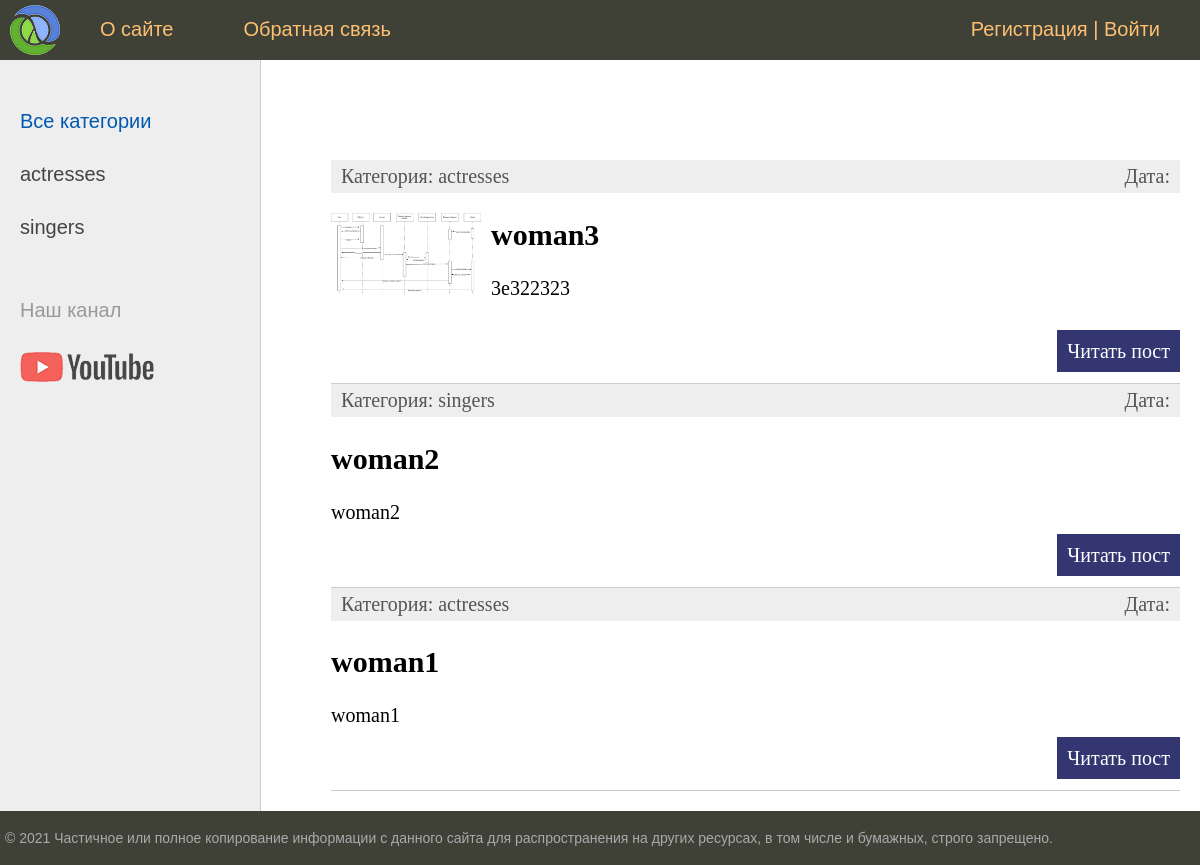
The app's page /, older data.
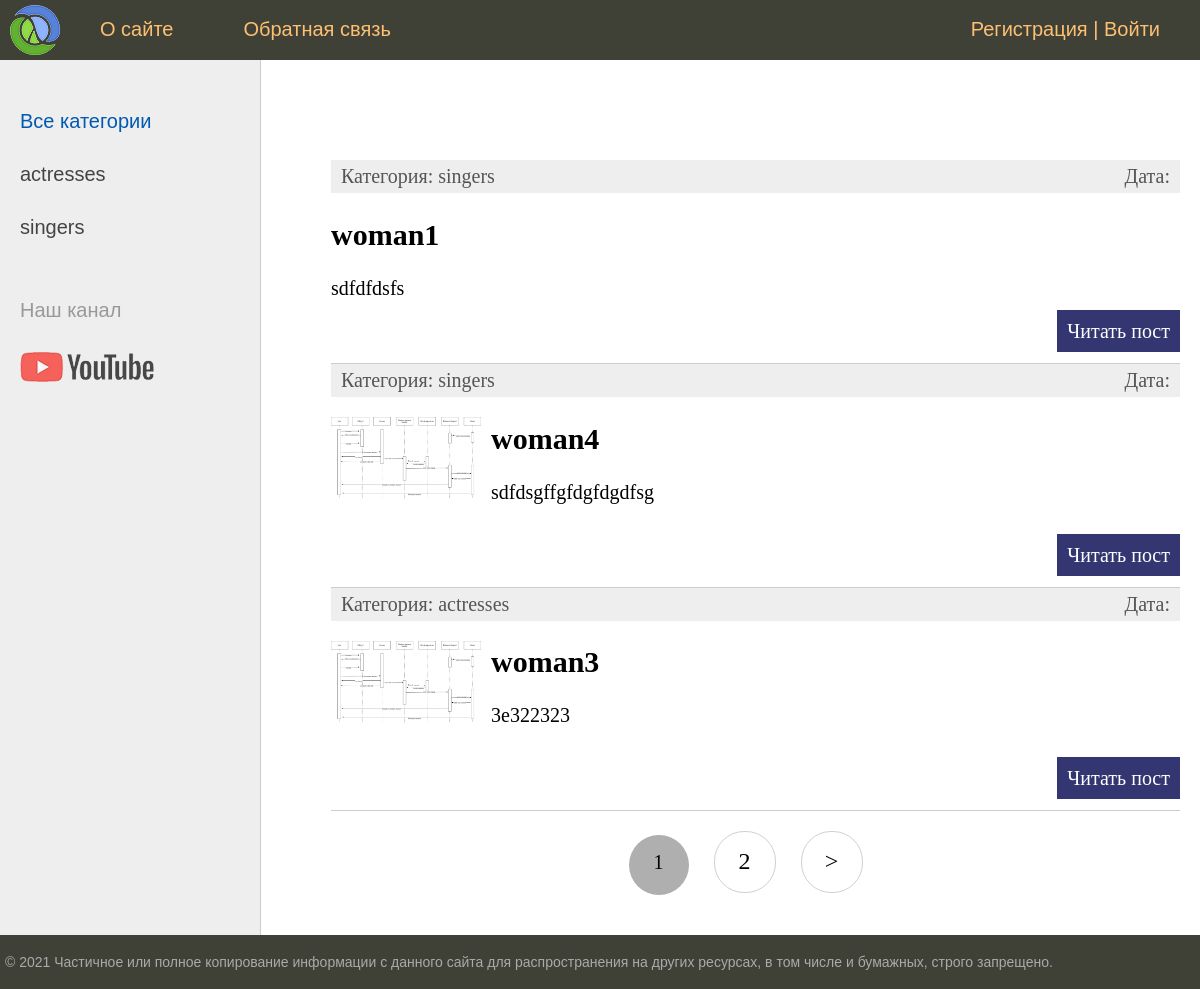
The same page, newer data.
### women/models.py (models this page shows, shortened)
class Category(models.Model):
    name = models.CharField(max_length=100, db_index=True, verbose_name='Categorie')
    slug = models.SlugField(max_length=255, verbose_name='category_clug')
    def __str__(self):
        return self.name
    def get_absolute_url(self):
        return reverse('category', kwargs={'cat_slug': self.slug})
    class Meta:
        verbose_name = 'Categories'
        verbose_name_plural = 'Categories'
        ordering = ['id']

class Women(models.Model):
    title = models.CharField(max_length=255, verbose_name='Custom_title')
    slug = models.SlugField(max_length=255, verbose_name='woman_slug', unique=True)
    content = models.TextField(blank=True)
    photo = models.ImageField(upload_to="photos/%Y/%m/%d/", blank=True)
    time_created = models.DateTimeField(auto_now_add=True)
    time_updated = models.DateTimeField(auto_now=True)
    is_published = models.BooleanField(default=True)
    cat = models.ForeignKey('Category', on_delete=models.PROTECT, null=True)
    def get_absolute_url(self):
        return reverse('post', kwargs={'post_slug': self.slug})
    class Meta:
        verbose_name = 'Famous womans'
        verbose_name_plural = 'Famous womans'
        ordering = ['-time_created', 'title']

### women/views.py (the view)
# urls.py: path('', WomenHome.as_view(), name='home'),
class WomenHome(DataMixin, ListView):
    model = Women
    template_name = 'women/index.html'
    context_object_name = 'posts'
    def get_context_data(self, *, object_list=None, **kwargs):
        context = super().get_context_data(**kwargs)
        c_def = self.get_user_context(title="Главная страница")
        return {**context, **c_def}
    def get_queryset(self):
        return Women.objects.filter(is_published=True).select_related('cat')

### women/utils.py (called while the page is built)
    def get_user_context(self, **kwargs):
        context = kwargs
        cats = Category.objects.annotate(Count('women'))
        user_menu = menu.copy()
        if not self.request.user.is_authenticated:
            user_menu.pop(1)
        context['menu'] = user_menu
        context['cats'] = cats
        if 'cat_selected' not in context:
            context['cat_selected'] = 0
        return context

### women/templates/women/index.html (shortened to what this page needs)
{% extends 'women/base.html' %}
{% block content %}
<ul class="list-articles">
	{% for p in posts %}
			<li><div class="article-panel">
	<p class="first">Категория: {{p.cat}}</p>
	<p class="last">Дата: {{p.time_update|date:"d-m-Y H:i:s"}}</p>
</div>
{% if p.photo %}
	<p><img class="img-article-left thumb" src="{{p.photo.url}}"></p>
{% endif %}
				<h2>{{p.title}}</h2>
	{% autoescape on %}
	{{p.content|linebreaks|truncatewords:50}}
	{% endautoescape %}
			<p class="link-read-post"><a href="{{ p.get_absolute_url }}">Читать пост</a></p>
			</li>
	{% endfor %}
</ul>
{% endblock %}

### women/templates/women/base.html (shortened to what this page needs)
{% load static %}
{% load women_tags %}
<!DOCTYPE html>
<html>
<head>
	<link type="text/css" href="{% static 'women/css/styles.css' %}" rel="stylesheet" />
</head>
<body>
<table class="table-page" border=0 cellpadding="0" cellspacing="0">
<tr><td valign=top>
{% block mainmenu %}
		<div class="header">
			<ul id="mainmenu" class="mainmenu">
			<li class="logo"><a href="{% url 'home' %}"><div class="logo"></div></a></li>
				{% for m in menu %}
							<li><a href="{% url m.url_name %}">{{m.title}}</a></li>
				{% endfor %}
				{% if request.user.is_authenticated %}
				<li class="last"> {{user.username}} | <a href="{% url 'logout' %}">Выйти</a></li>
				{% else %}
				<li class="last"><a href="{% url 'register' %}">Регистрация</a> | <a href="{% url 'login' %}">Войти</a></li>
				{% endif %}
			</ul>
		</div>
{% endblock mainmenu %}
<table class="table-content" border=0 cellpadding="0" cellspacing="0">
<tr>
	<td valign="top" class="left-chapters">
	<ul id="leftchapters">
{% if cat_selected == 0 %}
		<li class="selected">Все категории</li>
{% else %}
		<li><a href="{% url 'home' %}">Все категории</a></li>
{% endif %}
{% for c in cats %}
{% if c.women__count > 0 %}
	{% if c.pk == cat_selected %}
		<li class="selected">{{c.name}}</li>
	{% else %}
		<li><a href="{{ c.get_absolute_url }}">{{c.name}}</a></li>
	{% endif %}
{% endif %}
{% endfor %}
		<li class="share">
		<p>Наш канал</p>
		<a class="share-yt" href="https://www.youtube.com/channel/UClJzWfGWuGJL2t-3dYKcHTA/playlists" target="_blank" rel="nofollow"></a>
		</li>
	</ul>
</td>
<td valign="top" class="content">
	<div class="content-text">
{% block content %}
{% endblock %}
{% if page_obj.has_other_pages %}
<nav class="list-pages">
    <ul>
        {% for p in paginator.page_range %}
		{% if page_obj.number == p %}
        <li class="page-num page-num-selected">{{ p }}</li>
		{% elif p >= page_obj.number|add:-2 and p <= page_obj.number|add:2  %}
        <li class="page-num">
            <a href="?page={{ p }}">{{ p }}</a>
        </li>
		{% endif %}
        {% endfor %}
{% if page_obj.has_next %}
<li class="page-num">
	<a href="?page={{ page_obj.next_page_number }}">&gt;</a>
</li>
{% endif %}
    </ul>
</nav>
{% endif %}
	</div>
</td></tr></table>
</td></tr>
<tr><td valign=top>
	<div id="footer">
		<p>&copy; 2021 Частичное или полное копирование информации с данного сайта для распространения на других ресурсах, в том числе и бумажных, строго запрещено.</p>
	</div>
</td></tr></table>
</body>
</html>

### women/static/women/css/styles.css (style rules this page uses)
html, body { font-family: 'Arial'; margin: 0; padding: 0; height: 100%; width: 100%; color: #444; }
a { color: #0059b2; text-decoration: none; }
img { max-width: 600px; height: auto; }
img.img-article-left { max-width: 300px; height: auto; float: left; padding: 0 10px 10px 0; }
img.img-article-left.thumb { max-width: 150px; height: auto; }
p.link-read-post { text-align: right; }
p.link-read-post a { padding: 10px; min-width: 100px; background: #333671; color: #fff; text-decoration: none; }
div.article-panel { background: #eee; padding: 5px 10px 5px 10px; box-sizing: border-box; overflow: hidden; color: #555; }
div.article-panel p.first { margin: 0; float: left; }
div.article-panel p.last { margin: 0; float: right; }
ul.list-articles { list-style: none; margin: 0; padding: 0; }
ul.list-articles li { border-bottom: 1px solid #ccc; }
.table-page { width: 100%; height: 100%; vertical-align: top; }
.table-page tr { height: 100%; }
.header { background: #3F4137; height: 60px; }
.logo { background: url('../images/logo.png') no-repeat 10px 5px; width: 70px; height: 60px; }
ul.mainmenu { list-style: none; margin: 0; padding: 0; height: 60px; color: #fdc073; font-size: 20px; overflow: hidden; }
ul.mainmenu li { float: left; margin: 18px 40px 0 30px; }
ul.mainmenu li.logo { margin: 0; }
ul.mainmenu li.last { float: right; }
ul.mainmenu li a { color: #fdc073; text-decoration: none; }
.table-content { width: 100%; min-height: 100%; height: 100%; }
.left-chapters { margin: 0; background: #eee; border-right: 1px solid #ccc; min-height: 100%; }
.left-chapters ul { width: 230px; min-height: 100%; margin: 0; padding: 20px 10px 10px 20px; list-style: none; font-size: 20px; }
.left-chapters ul li { margin: 30px 0 0 0; color: #999; }
.left-chapters ul li.selected { color: #0059b2; }
.left-chapters ul li a { color: #444; text-decoration: none; }
.left-chapters ul li.share { margin: 60px 0 0 0; }
.left-chapters ul li.share p { margin: 30px 0 30px 0; }
.left-chapters ul li.share a { display: inline-block; width: 40px; height: 40px; margin: 0 20px 0 0; }
.left-chapters ul li.share a.share-yt { width: 100%; height: 30px; background: url('../images/share_yt.png') no-repeat 0 0 }
.content { padding: 40px 20px 20px 40px; width: 100%; box-sizing: border-box; }
.content-text { margin: 60px 0 0 30px; color: #000; font-size: 20px; font-family: Yandex Sans Display Light; }
#footer { box-sizing: border-box; background: #3F4137; padding: 5px; color: #aaa; font-size: 14px; font-family: Verdana, Geneva, Arial, Helvetica; text-align: left; overflow: hidden; }
.list-pages { text-align: center; margin: 0 0 20px 0; }
.list-pages ul { margin: 20px 0 0 0; padding: 0; list-style: none; }
.list-pages ul li { display: inline-block; margin: 0 20px 0 0; }
.list-pages a { color: #000; font-size: 24px; text-decoration: none; }
.list-pages .page-num, .page-num-selected { display: inline-block; width: 60px; height: 44px; padding: 16px 0 0 0; border: 1px solid #d0d0d0; border-radius: 30px; }
.list-pages .page-num-selected { border: none; color: #000; font-size: 20px; background-color: rgb(175, 175, 175); }

Row changes from the older to the newer data that the page shows:
no longer on this page (row unchanged): Women: cat "singers", title "woman2", content "woman2"
no longer on this page (row unchanged): Women: cat "actresses", title "woman1", content "woman1"
added Women: cat "singers", title "woman1", content "sdfdfdsfs"
added Women: cat "singers", photo (picture), title "woman4", content "sdfdsgffgfdgfdgdfsg"
Text that changed along with them:
new list line: "1"
new list line: "2"
